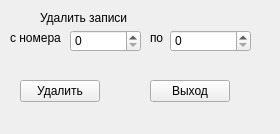
<?xml version="1.0" encoding="UTF-8"?>
<ui version="4.0">
 <class>delRec</class>
 <widget class="QWidget" name="delRec">
  <property name="windowModality">
   <enum>Qt::ApplicationModal</enum>
  </property>
  <property name="geometry">
   <rect>
    <x>0</x>
    <y>0</y>
    <width>280</width>
    <height>134</height>
   </rect>
  </property>
  <property name="minimumSize">
   <size>
    <width>280</width>
    <height>134</height>
   </size>
  </property>
  <property name="maximumSize">
   <size>
    <width>280</width>
    <height>134</height>
   </size>
  </property>
  <property name="windowTitle">
   <string>Удаление записей</string>
  </property>
  <widget class="QSpinBox" name="spinBox_since">
   <property name="geometry">
    <rect>
     <x>70</x>
     <y>30</y>
     <width>71</width>
     <height>22</height>
    </rect>
   </property>
   <property name="minimum">
    <number>0</number>
   </property>
   <property name="maximum">
    <number>999999999</number>
   </property>
  </widget>
  <widget class="QSpinBox" name="spinBox_to">
   <property name="geometry">
    <rect>
     <x>170</x>
     <y>30</y>
     <width>81</width>
     <height>22</height>
    </rect>
   </property>
   <property name="minimum">
    <number>0</number>
   </property>
   <property name="maximum">
    <number>999999999</number>
   </property>
  </widget>
  <widget class="QPushButton" name="pushButton_delete">
   <property name="geometry">
    <rect>
     <x>20</x>
     <y>80</y>
     <width>80</width>
     <height>22</height>
    </rect>
   </property>
   <property name="text">
    <string>Удалить</string>
   </property>
  </widget>
  <widget class="QPushButton" name="pushButton_Quit">
   <property name="geometry">
    <rect>
     <x>150</x>
     <y>80</y>
     <width>80</width>
     <height>22</height>
    </rect>
   </property>
   <property name="text">
    <string>Выход</string>
   </property>
  </widget>
  <widget class="QLabel" name="label">
   <property name="geometry">
    <rect>
     <x>40</x>
     <y>10</y>
     <width>91</width>
     <height>16</height>
    </rect>
   </property>
   <property name="text">
    <string>Удалить записи</string>
   </property>
  </widget>
  <widget class="QLabel" name="label_2">
   <property name="geometry">
    <rect>
     <x>10</x>
     <y>30</y>
     <width>51</width>
     <height>16</height>
    </rect>
   </property>
   <property name="text">
    <string>с номера</string>
   </property>
  </widget>
  <widget class="QLabel" name="label_3">
   <property name="geometry">
    <rect>
     <x>150</x>
     <y>30</y>
     <width>21</width>
     <height>16</height>
    </rect>
   </property>
   <property name="text">
    <string>по</string>
   </property>
  </widget>
 </widget>
 <resources/>
 <connections/>
</ui>
